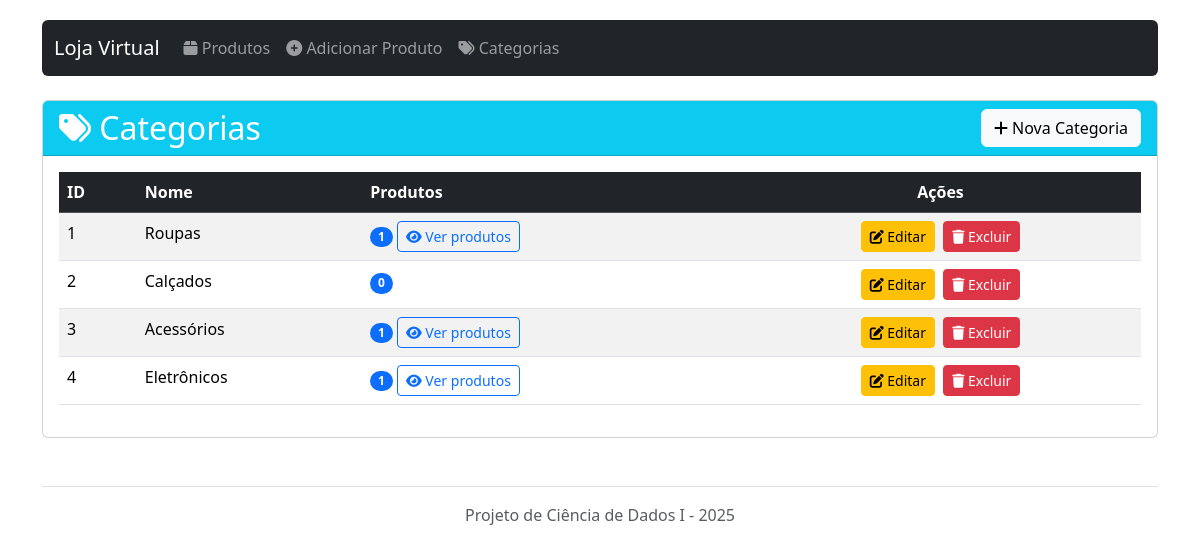
Screenshot of /categorias with the database file from the repository.
### app.py (models this page shows, shortened)
class Categoria(db.Model):
    id = db.Column(db.Integer, primary_key=True)
    nome = db.Column(db.String(50), nullable=False, unique=True)
    produtos = db.relationship('Produto', backref='categoria', lazy=True)

### app.py (the view)
@app.route('/categorias')
def listar_categorias():
    categorias = Categoria.query.all()
    return render_template('categorias/listar.html', categorias=categorias)

### templates/categorias/listar.html (shortened to what this page needs)
{% extends 'base.html' %}
{% block content %}
<div class="card">
    <div class="card-header d-flex justify-content-between align-items-center bg-info text-white">
        <h2 class="mb-0"><i class="fas fa-tags"></i> Categorias</h2>
        <a href="{{ url_for('adicionar_categoria') }}" class="btn btn-light">
            <i class="fas fa-plus"></i> Nova Categoria
        </a>
    </div>
    <div class="card-body">
        {% if categorias %}
            <div class="table-responsive">
                <table class="table table-striped table-hover">
                    <thead class="table-dark">
                        <tr>
                            <th>ID</th>
                            <th>Nome</th>
                            <th>Produtos</th>
                            <th class="text-center">Ações</th>
                        </tr>
                    </thead>
                    <tbody>
                        {% for categoria in categorias %}
                        <tr>
                            <td>{{ categoria.id }}</td>
                            <td>{{ categoria.nome }}</td>
                            <td>
                                <span class="badge bg-primary rounded-pill">{{ categoria.produtos|length }}</span>
                                {% if categoria.produtos %}
                                    <a href="{{ url_for('listar_produtos', categoria=categoria.id) }}" class="btn btn-sm btn-outline-primary">
                                        <i class="fas fa-eye"></i> Ver produtos
                                    </a>
                                {% endif %}
                            </td>
                            <td class="text-center">
                                <a href="{{ url_for('editar_categoria', id=categoria.id) }}" class="btn btn-sm btn-warning me-1">
                                    <i class="fas fa-edit"></i> Editar
                                </a>
                                <button type="button" class="btn btn-sm btn-danger" data-bs-toggle="modal" data-bs-target="#deleteModal{{ categoria.id }}">
                                    <i class="fas fa-trash"></i> Excluir
                                </button>
                            </td>
                        </tr>
                        {% endfor %}
                    </tbody>
                </table>
            </div>
        {% else %}
            <div class="alert alert-info">
                <i class="fas fa-info-circle"></i> Nenhuma categoria cadastrada.
                <a href="{{ url_for('adicionar_categoria') }}" class="alert-link">Adicionar uma categoria</a>
            </div>
        {% endif %}
    </div>
</div>
{% endblock %}

### templates/base.html (style rules this page uses)
body { padding-top: 20px; padding-bottom: 20px; }

### rows the page displays
Categoria: id "1", nome "Roupas", produtos|length "1"
Categoria: id "2", nome "Calçados", produtos|length "0"
Categoria: id "3", nome "Acessórios", produtos|length "1"
Categoria: id "4", nome "Eletrônicos", produtos|length "1"
